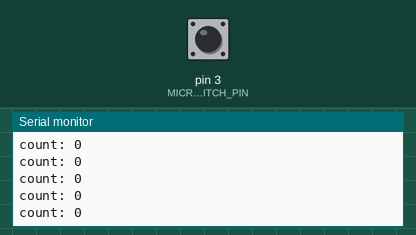
Bench run of a sketch on a simulated Arduino Uno, built with avr-gcc and run on an emulated ATmega328P. Parts: the last lines printed to the serial monitor. The inputs (shaded band) are chosen by the test bench; at power-on: pin 3 (MICROSWITCH_PIN) LOW.

Above: at 1.2 s.
1.3 s: pin 3 (MICROSWITCH_PIN) pulled HIGH for 0.15 s
At 1.31 s:
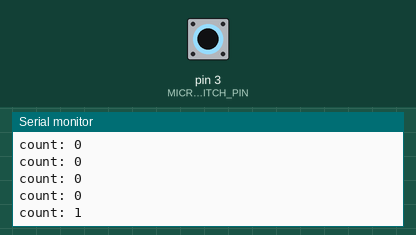
2.9 s: pin 3 (MICROSWITCH_PIN) pulled HIGH for 1 s
At 2.91 s:
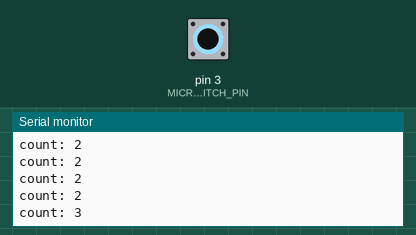
5.4 s: pin 3 (MICROSWITCH_PIN) pulled HIGH for 0.15 s
At 5.41 s:
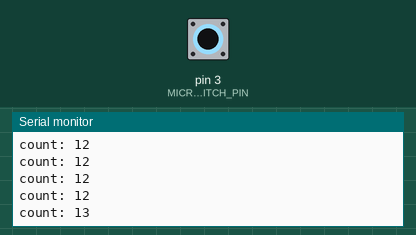
Timing chart, 0 to 8.4 s (numbered marks = the images above; inputs shaded):
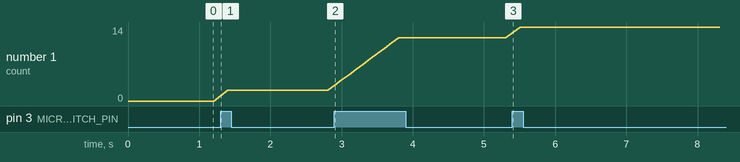

Measured:
- after the input at 1.3 s, the serial monitor: prints a new line at once (image 1)
- after the input at 2.9 s, the serial monitor: prints a new line at once (image 2)
- after the input at 5.4 s, the serial monitor: prints a new line at once (image 3)
- plotted number 1: 0 → 2 after the input at 1.3 s, 2 → 12 after the input at 2.9 s, 12 → 14 after the input at 5.4 s

The sketch:

microswitch_test.ino
```cpp
// Microswitch test: increments a counter every 100 ms while the switch is closed.

const uint8_t MICROSWITCH_PIN = 3;
const unsigned long SAMPLE_PERIOD_MS = 100;

unsigned long count = 0;

void setup() {
  pinMode(MICROSWITCH_PIN, INPUT);
  Serial.begin(9600);
}

void loop() {
  if (digitalRead(MICROSWITCH_PIN) == HIGH) {
    count++;
  }
  Serial.print("count: ");
  Serial.println(count);
  delay(SAMPLE_PERIOD_MS);
}
```
